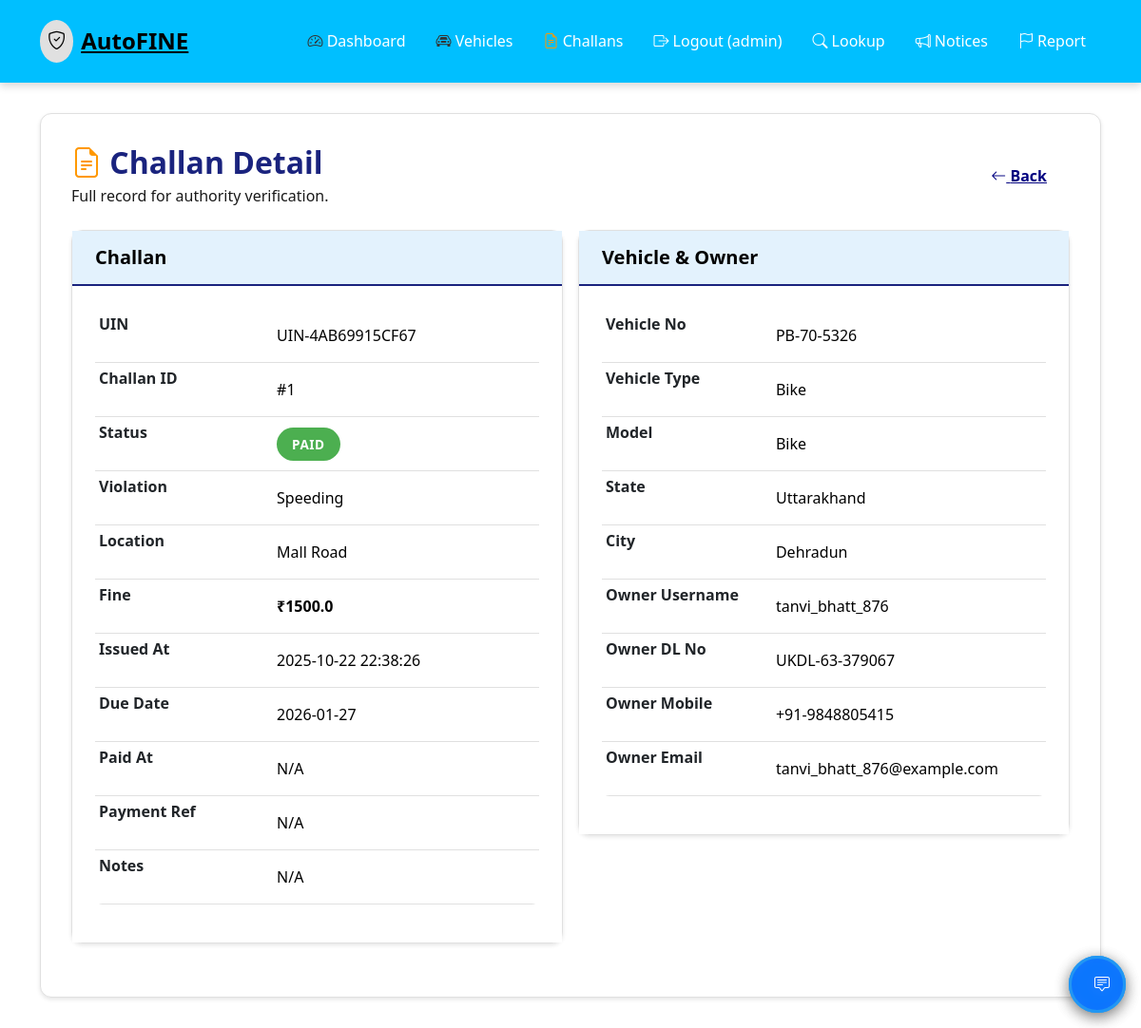
The app's page /admin/challan/1 (signed in) with its own data.
### models.py (models this page shows, shortened)
class Challan(db.Model):
    __tablename__ = 'challans'
    id = db.Column(db.Integer, primary_key=True)
    uin = db.Column(db.String(40), unique=True, index=True)  # Unique Identification Number
    vehicle_id = db.Column(db.Integer, db.ForeignKey('vehicles.id'), nullable=False, index=True)
    violation_type = db.Column(db.String(100), nullable=False)
    location = db.Column(db.String(200))
    fine_amount = db.Column(db.Float, nullable=False)
    camera_id = db.Column(db.Integer, db.ForeignKey('cameras.id'))
    evidence_image = db.Column(db.String(255))
    status = db.Column(db.String(20), default='Unpaid')  # 'Unpaid', 'Paid', 'Disputed'
    created_at = db.Column(db.DateTime, default=datetime.utcnow, index=True)
    due_date = db.Column(db.Date)
    paid_at = db.Column(db.DateTime)
    payment_ref = db.Column(db.String(60))
    notes = db.Column(db.Text)

class Vehicle(db.Model):
    __tablename__ = 'vehicles'
    id = db.Column(db.Integer, primary_key=True)
    license_number = db.Column(db.String(20), unique=True, nullable=False, index=True)
    owner_id = db.Column(db.Integer, db.ForeignKey('users.id'), nullable=False)
    model = db.Column(db.String(100))
    color = db.Column(db.String(50))
    registration_date = db.Column(db.Date)
    insurance_expiry = db.Column(db.Date)
    vehicle_type = db.Column(db.String(50))  # Car, Bike, Truck, Bus
    state = db.Column(db.String(50), default="Uttarakhand")
    city = db.Column(db.String(80))
    created_at = db.Column(db.DateTime, default=datetime.utcnow)
    challans = db.relationship('Challan', backref='vehicle', lazy=True, cascade='all, delete-orphan')

class User(db.Model):
    __tablename__ = 'users'
    id = db.Column(db.Integer, primary_key=True)
    username = db.Column(db.String(80), unique=True, nullable=False)
    email = db.Column(db.String(120), unique=True, nullable=False)
    phone = db.Column(db.String(20))
    dl_number = db.Column(db.String(30), unique=True, index=True)  # Driving License number
    password_hash = db.Column(db.String(255), nullable=False)
    user_type = db.Column(db.String(20), nullable=False, default='owner')  # 'owner' or 'admin'
    created_at = db.Column(db.DateTime, default=datetime.utcnow)
    vehicles = db.relationship('Vehicle', backref='owner', lazy=True)

### app.py (the view)
@app.route('/admin/challan/<int:challan_id>')
def admin_challan_detail(challan_id):
    if 'user_id' not in session or session.get('user_type') != 'admin':
        return redirect(url_for('login'))
    challan = Challan.query.get_or_404(challan_id)
    owner = challan.vehicle.owner if challan.vehicle else None
    return render_template('admin/challan_detail.html', challan=challan, owner=owner)

### templates/admin/challan_detail.html (shortened to what this page needs)
{% extends "base.html" %}
{% block content %}
<div class="main-content-professional animate-fade-in-professional" style="background: #ffffff;">
  <div class="d-flex justify-content-between align-items-center mb-4">
    <div>
      <h2 class="mb-1" style="color: var(--navy-blue); font-weight: 700;">
        <i class="bi bi-file-earmark-text challan-icon"></i> Challan Detail
      </h2>
      <div style="color: var(--text-medium);">Full record for authority verification.</div>
    </div>
    <a class="btn-professional btn-professional-outline" href="{{ url_for('admin_challans') }}">
      <i class="bi bi-arrow-left"></i> Back
    </a>
  </div>
  <div class="row g-3">
    <div class="col-lg-6">
      <div class="card-professional">
        <div class="card-header">
          <h5 class="card-title mb-0">Challan</h5>
        </div>
        <div class="card-body">
          <div class="table-responsive">
            <table class="table table-professional table-sm">
              <tbody>
                <tr><th>UIN</th><td>{{ challan.uin or ('#' ~ challan.id) }}</td></tr>
                <tr><th>Challan ID</th><td>#{{ challan.id }}</td></tr>
                <tr><th>Status</th>
                  <td>
                    {% if challan.status == 'Paid' %}
                      <span class="badge-professional badge-professional-success">Paid</span>
                    {% elif challan.status == 'Court' %}
                      <span class="badge-professional badge-professional-warning">Court</span>
                    {% else %}
                      <span class="badge-professional badge-professional-danger">Unpaid</span>
                    {% endif %}
                  </td>
                </tr>
                <tr><th>Violation</th><td>{{ challan.violation_type }}</td></tr>
                <tr><th>Location</th><td>{{ challan.location or 'N/A' }}</td></tr>
                <tr><th>Fine</th><td><strong>₹{{ challan.fine_amount }}</strong></td></tr>
                <tr><th>Issued At</th><td>{{ challan.created_at.strftime('%Y-%m-%d %H:%M:%S') }}</td></tr>
                <tr><th>Due Date</th><td>{{ challan.due_date.strftime('%Y-%m-%d') if challan.due_date else 'N/A' }}</td></tr>
                <tr><th>Paid At</th><td>{{ challan.paid_at.strftime('%Y-%m-%d %H:%M:%S') if challan.paid_at else 'N/A' }}</td></tr>
                <tr><th>Payment Ref</th><td>{{ challan.payment_ref or 'N/A' }}</td></tr>
                <tr><th>Notes</th><td>{{ challan.notes or 'N/A' }}</td></tr>
              </tbody>
            </table>
          </div>
        </div>
      </div>
    </div>
    <div class="col-lg-6">
      <div class="card-professional">
        <div class="card-header">
          <h5 class="card-title mb-0">Vehicle & Owner</h5>
        </div>
        <div class="card-body">
          <div class="table-responsive">
            <table class="table table-professional table-sm">
              <tbody>
                <tr><th>Vehicle No</th><td>{{ challan.vehicle.license_number if challan.vehicle else 'N/A' }}</td></tr>
                <tr><th>Vehicle Type</th><td>{{ challan.vehicle.vehicle_type if challan.vehicle else 'N/A' }}</td></tr>
                <tr><th>Model</th><td>{{ challan.vehicle.model if challan.vehicle else 'N/A' }}</td></tr>
                <tr><th>State</th><td>{{ challan.vehicle.state if challan.vehicle else 'N/A' }}</td></tr>
                <tr><th>City</th><td>{{ challan.vehicle.city if challan.vehicle else 'N/A' }}</td></tr>
                <tr><th>Owner Username</th><td>{{ owner.username if owner else 'N/A' }}</td></tr>
                <tr><th>Owner DL No</th><td>{{ owner.dl_number if owner else 'N/A' }}</td></tr>
                <tr><th>Owner Mobile</th><td>{{ owner.phone if owner else 'N/A' }}</td></tr>
                <tr><th>Owner Email</th><td>{{ owner.email if owner else 'N/A' }}</td></tr>
              </tbody>
            </table>
          </div>
        </div>
      </div>
    </div>
  </div>
</div>
{% endblock %}

### static/css/vehicle-challan-theme.css (style rules this page uses)
:root { --light-bg: #ffffff; --light-blue: #e3f2fd; --light-yellow: #fff9c4; --light-gray: #f5f5f5; --light-blue-accent: #bbdefb; --navy-blue: #1a237e; --navy-blue-dark: #0d47a1; --red-alert: #c62828; --red-dark: #b71c1c; --vehicle-blue: #2196f3; --challan-orange: #ff9800; --success-green: #4caf50; --warning-amber: #ffc107; --text-dark: #000000; --text-medium: #1a1a1a; --text-light: #333333; --text-on-dark: #ffffff; --border-light: #e0e0e0; --shadow-sm: 0 2px 4px rgba(0,0,0,0.1); --shadow-md: 0 4px 8px rgba(0,0,0,0.15); --shadow-lg: 0 8px 16px rgba(0,0,0,0.2); --radius: 8px; --radius-lg: 12px; }
* { box-sizing: border-box; }
body { background: #ffffff; color: #000000; font-family: 'Segoe UI', Tahoma, Geneva, Verdana, sans-serif; min-height: 100vh; }
body:not(.index-page) { background: #ffffff; }
.card-professional, .card { background: #ffffff; border: 1px solid var(--border-light); border-radius: var(--radius-lg); box-shadow: var(--shadow-sm); transition: all 0.3s; margin-bottom: 1.5rem; }
.card-header { background: var(--light-blue); border-bottom: 2px solid var(--navy-blue); padding: 1rem 1.5rem; border-radius: var(--radius-lg) var(--radius-lg) 0 0; }
.card-title { color: #000000; font-weight: 700; margin: 0; display: flex; align-items: center; gap: 0.5rem; }
.card-body { padding: 1.5rem; background: #ffffff; color: #000000; }
.btn-professional, .btn { border-radius: var(--radius); font-weight: 600; padding: 0.75rem 1.5rem; transition: all 0.3s; border: none; cursor: pointer; }
.table-professional, .table { background: #ffffff; border-radius: var(--radius); overflow: hidden; }
.table-professional tbody tr, .table tbody tr { background: #ffffff; border-bottom: 1px solid var(--border-light); transition: all 0.2s; }
.table-professional tbody td, .table tbody td { padding: 1rem; color: #000000; vertical-align: middle; }
.badge-professional, .badge { padding: 0.5rem 1rem; border-radius: 20px; font-weight: 600; font-size: 0.85rem; text-transform: uppercase; letter-spacing: 0.5px; }
.badge-professional-success, .badge-success { background: var(--success-green); color: var(--text-on-dark); }
h1, h2, h3, h4, h5, h6 { color: #000000; font-weight: 600; }
p, span, div, label, td, th { color: #000000; }
.main-content-professional { background: #ffffff; padding: 2rem; border-radius: var(--radius-lg); margin: 2rem 0; box-shadow: var(--shadow-sm); border: 1px solid var(--border-light); }
.challan-icon { color: var(--challan-orange); font-size: 2rem; }
.animate-fade-in-professional { animation: fadeIn 0.5s ease-in; }

### templates/base.html (style rules this page uses)
.bi-file-earmark-text, .bi-exclamation-triangle { color: #ff9800; }
body { color: #000000; }
.navbar-professional .navbar-brand, .navbar-professional .nav-link, .navbar-professional .realtime-indicator-professional, .table-professional thead, .table-professional thead *, .btn-professional-primary, .btn-professional-success, .btn-professional-danger, .btn-professional-warning, .btn-professional-info, .badge-professional-primary, .badge-professional-success, .badge-professional-danger, .badge-professional-warning, .badge-professional-info, .text-on-dark { color: #ffffff !important; }
a:not(.nav-link):not(.btn):not(.badge) { color: #000080 !important; text-decoration: underline; }

### records on screen
Challan: uin "UIN-4AB69915CF67", id "1", violation_type "Speeding", location "Mall Road", fine_amount "1500.0", created_at "2025-10-22 22:38:26", due_date "2026-01-27", paid_at "N/A", payment_ref "N/A", notes "N/A"
Vehicle: vehicle "PB-70-5326", vehicle "Bike", vehicle "Uttarakhand", vehicle "Dehradun"
User: username "tanvi_bhatt_876", dl_number "UKDL-63-379067", phone "+91-9848805415", email "tanvi_bhatt_876@example.com"

### other values on screen
{{ session.username }} "admin"
